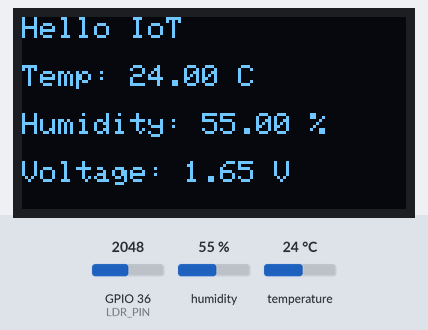
Bench run of a program on a simulated ESP32. Parts: 128×64 one-colour display. The test bench sets the inputs (shaded band); at power-on: humidity 55 %, GPIO 36 (LDR_PIN) = 2048, temperature 24 °C. What the program prints to the serial monitor is not drawn.

Above: at 2.2 s.
2.3 s: humidity set to 22 %
At 4.4 s:
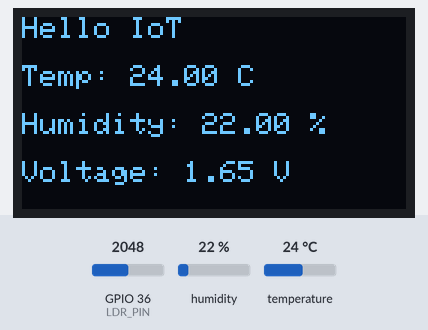
5.0 s: GPIO 36 (LDR_PIN) set to 2866
At 6.6 s:
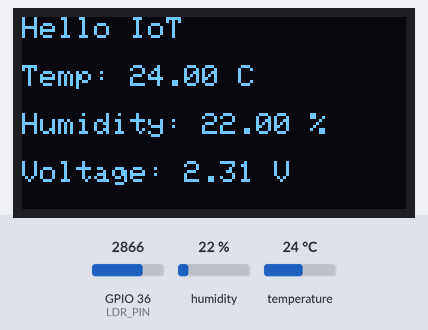
7.7 s: temperature set to 12 °C
At 9.6 s:
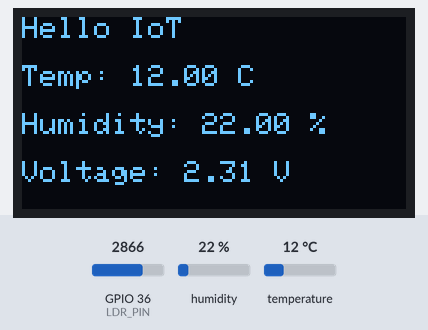
10.8 s: GPIO 36 (LDR_PIN) set to 3603
At 11.8 s:
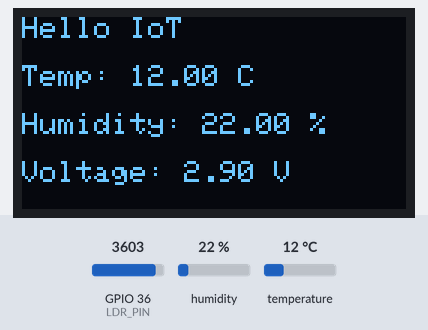
13.5 s: humidity set to 40 %
At 16.1 s:
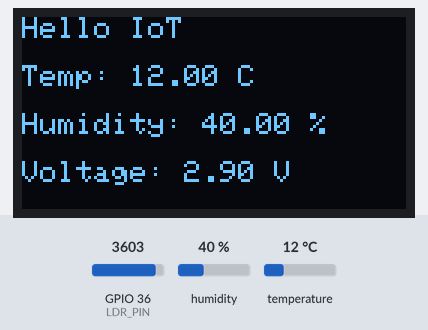
16.9 s: GPIO 36 (LDR_PIN) set to 4095
At 18.2 s:
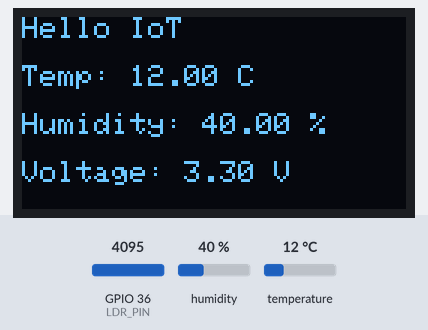
Timing chart, 0 to 19.9 s (numbered marks = the images above; inputs shaded):
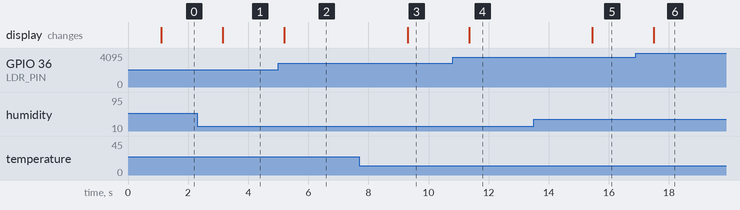

Measured:
- after the input at 2.3 s, the display: changes after 0.86 s (image 1)
- after the input at 5.0 s, the display: changes after 0.21 s (image 2)
- after the input at 7.7 s, the display: changes after 1.6 s (image 3)
- after the input at 10.8 s, the display: changes after 0.55 s (image 4)
- after the input at 13.5 s, the display: changes after 2.0 s (image 5)
- after the input at 16.9 s, the display: changes after 0.60 s (image 6)

The program:

main.cpp
```cpp
// Muhammad Umair    23-NTU-CS-1054
// Week-6 DHT+LDR

#include <Arduino.h>
#include <Wire.h>
#include <Adafruit_GFX.h>
#include <Adafruit_SSD1306.h>
#include <DHT.h>

// --- Pin configuration ---
#define DHTPIN 14        // DHT22 data pin
#define DHTTYPE DHT11    // Change to DHT11 if needed
#define SDA_PIN 21       // I2C SDA
#define SCL_PIN 22       // I2C SCL
#define LDR_PIN 36       // LDR analog pin

// --- OLED setup ---
#define SCREEN_WIDTH 128
#define SCREEN_HEIGHT 64
Adafruit_SSD1306 display(SCREEN_WIDTH, SCREEN_HEIGHT, &Wire, -1);

// --- DHT sensor setup ---
DHT dht(DHTPIN, DHTTYPE);

void setup() {
  Serial.begin(115200);
  Serial.println("Hello, ESP32!");

  // Initialize I2C on custom pins
  Wire.begin(SDA_PIN, SCL_PIN);

  // Initialize OLED
  if (!display.begin(SSD1306_SWITCHCAPVCC, 0x3C)) {
    Serial.println("SSD1306 allocation failed");
    for (;;);
  }

  display.clearDisplay();
  display.setTextColor(SSD1306_WHITE);
  display.setTextSize(1);
  display.setCursor(0, 0);
  display.println("Initializing...");
  display.display();

  // Initialize DHT sensor
  dht.begin();
  delay(1000);
}

void loop() {
  // --- Read LDR ---
  int adcValue = analogRead(LDR_PIN);
  float voltage = (adcValue / 4095.0) * 3.3; // ESP32 ADC is 12-bit (0–4095)

  // --- Read DHT ---
  float temperature = dht.readTemperature();
  float humidity = dht.readHumidity();

  // --- Validate DHT reading ---
  if (isnan(temperature) || isnan(humidity)) {
    Serial.println("Error reading DHT22 sensor!");
    return;
  }

  // --- Print to Serial Monitor ---
  Serial.print("Temperature: ");
  Serial.print(temperature);
  Serial.print(" °C | Humidity: ");
  Serial.print(humidity);
  Serial.print(" % | LDR: ");
  Serial.print(adcValue);
  Serial.print(" | Voltage: ");
  Serial.print(voltage, 2);
  Serial.println(" V");

  // --- Display on OLED ---
  display.clearDisplay();
  display.setTextSize(1);

  display.setCursor(0, 0);
  display.println("Hello IoT");

  display.setCursor(0, 16);
  display.print("Temp: ");
  display.print(temperature);
  display.println(" C");

  display.setCursor(0, 32);
  display.print("Humidity: ");
  display.print(humidity);
  display.println(" %");

  display.setCursor(0, 48);
  display.print("Voltage: ");
  display.print(voltage, 2);
  display.println(" V");

  display.display(); // update OLED

  delay(2000); // update every 2 seconds
}
```
